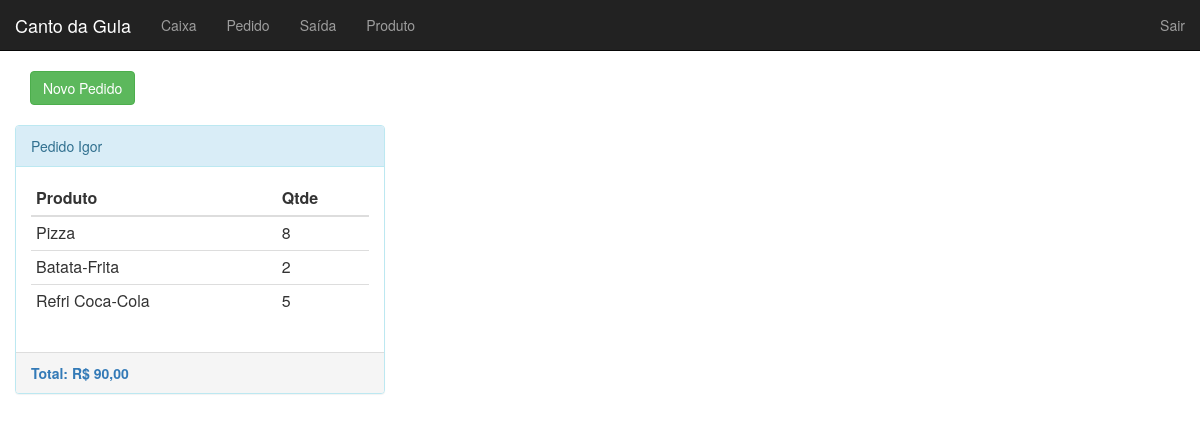
The page /pedido/ (signed in) on the database its author committed.
### tables this page shows
CREATE TABLE `pedido` (
  `id` int(11) NOT NULL AUTO_INCREMENT,
  `nome` varchar(30) DEFAULT NULL,
  `dt_pedido` date DEFAULT NULL,
  `valor_total` double DEFAULT NULL,
  `status` int(11) NOT NULL,
  `pagamento` varchar(10) DEFAULT NULL,
  PRIMARY KEY (`id`)
);

CREATE TABLE `pedido_produto` (
  `id` int(11) NOT NULL AUTO_INCREMENT,
  `id_pedido` int(11) NOT NULL,
  `id_produto` int(11) NOT NULL,
  `qtde` int(11) NOT NULL,
  PRIMARY KEY (`id`)
);

CREATE TABLE `produto` (
  `id` int(11) NOT NULL AUTO_INCREMENT,
  `nome` varchar(50) NOT NULL,
  `preco_venda` double NOT NULL,
  `preco_custo` double DEFAULT NULL,
  `status` tinyint(4) NOT NULL,
  `descricao` text,
  PRIMARY KEY (`id`)
);

### core/controller.php (called while the page is built, shortened)
<?php
class controller {
    public function loadTemplate($viewName, $viewData = array()){
        include 'views/template.php';
    }
    public function loadViewInTemplate($viewName, $viewData = array()){
        extract($viewData);
        include 'views/'.$viewName.'.php';
    }
}
?>

### controllers/pedidoController.php (called while the page is built, shortened)
<?php
class pedidoController extends controller {
    public function index() {
        $dados = array(
            'pedidos' => array()
        );
        $pedido = new Pedido();
        $dados['pedidos'] = $pedido->getPedidosAbertos();
        $this->loadTemplate('pedido', $dados);
    }
}
?>

### core/core.php (called while the page is built, shortened)
<?php
class Core{
    public function run(){
        $url = (isset($_GET['q']))?"/".$_GET['q']:"";
        $params = array();
        if (!empty($url) && $url != '/') {
            $url = explode('/', $url);
            array_shift($url);
            if ($url[count($url)-1] == ""){
                array_pop($url);
            }
            array_shift($url);
            if (isset($url[0])) {
                    $currentAction = $url[0];
                    array_shift($url);
            } else {
                    $currentAction = 'index';
            }
        } else {
            $currentController = 'homeController';
            $currentAction = 'index';
        }
        $c = new $currentController();
        call_user_func_array(array($c, $currentAction), $params);
    }
}
?>

### index.php (called while the page is built, shortened)
<?php
$core = new Core();
$core->run();
?>

### core/model.php (called while the page is built, shortened)
<?php
class model {
    public function __construct(){
        global $banco;
        $this->db = $banco;
    }
}
?>

### models/Pedido.php (called while the page is built, shortened)
<?php
class Pedido extends model {
    public function getPedidosAbertos() {
        $array = array();
        $sql = "SELECT * FROM pedido WHERE status = '1'";
        $sql = $this->db->query($sql);
        $produto = new Produto();
        if ($sql->rowCount() > 0) {
            $array = $sql->fetchAll();
            for ($i=0; $i < count($array); $i++) {
                $array[$i]['produtos'] = $produto->getProdutosPedido($array[$i]['id']);
            }
        }
        return $array;
    }
}

### models/Produto.php (called while the page is built, shortened)
<?php
class Produto extends model {
    public function getProdutosPedido($id_pedido){
        $array = array();
        $sql = "SELECT "
                . "pedido_produto.id, "
                . "pedido_produto.id_pedido, "
                . "pedido_produto.id_produto, "
                . "pedido_produto.qtde, "
                . "produto.nome, "
                . "produto.preco_venda, "
                . "produto.preco_custo, "
                . "produto.status, "
                . "produto.descricao "
                . "FROM pedido_produto "
                . "JOIN produto ON pedido_produto.id_produto = produto.id "
                . "WHERE pedido_produto.id_pedido = '$id_pedido'";
        $sql = $this->db->query($sql);
        if ($sql->rowCount() > 0) {
            $array = $sql->fetchAll();
        }
        return $array;
    }
}

### views/pedido.php (the view, shortened to what this page needs)
<div class="row">
    <div class="col-md-12">
        <a href="<?php echo BASE_URL; ?>/pedido/novo" class="btn btn-success">Novo Pedido</a>
    </div>
</div>
<br/>
<?php $i = 0; ?>
<div class="row">
<?php foreach ($pedidos as $pedido): ?>
    <?php if ($i % 3 == 0): ?>
    <div class="row">
    <?php endif; ?>
    <?php $i++; ?>
    <div class="col-md-4">
        <a href="<?php echo BASE_URL."/pedido/ver/".$pedido['id']; ?>" style="text-decoration: none">
            <div class="panel panel-info">
                <div class="panel-heading">Pedido <?php echo $pedido['nome']; ?></div>
                <div class="panel-body">
                    <table class="table table-condensed">
                        <thead>
                            <tr>
                                <th>Produto</th>
                                <th>Qtde</th>
                            </tr>
                        </thead>
                        <tbody>
                            <?php foreach ($pedido['produtos'] as $produto): ?>
                            <tr>
                                <td><?php echo $produto['nome']; ?></td>
                                <td><?php echo $produto['qtde']; ?></td>
                            </tr>
                            <?php endforeach; ?>
                        </tbody>
                    </table>
                </div>
                <div class="panel-footer"><b>Total: <?php echo "R$ ".number_format($pedido['valor_total'],2,',','.'); ?></b></div>
            </div>
        </a>
    </div>
    <?php endforeach; ?>
</div>

### rows shown on the page
pedido: nome "Igor", valor_total "90,00"
pedido_produto: id_produto.nome "Pizza", qtde "8"
pedido_produto: id_produto.nome "Batata-Frita", qtde "2"
pedido_produto: id_produto.nome "Refri Coca-Cola", qtde "5"
